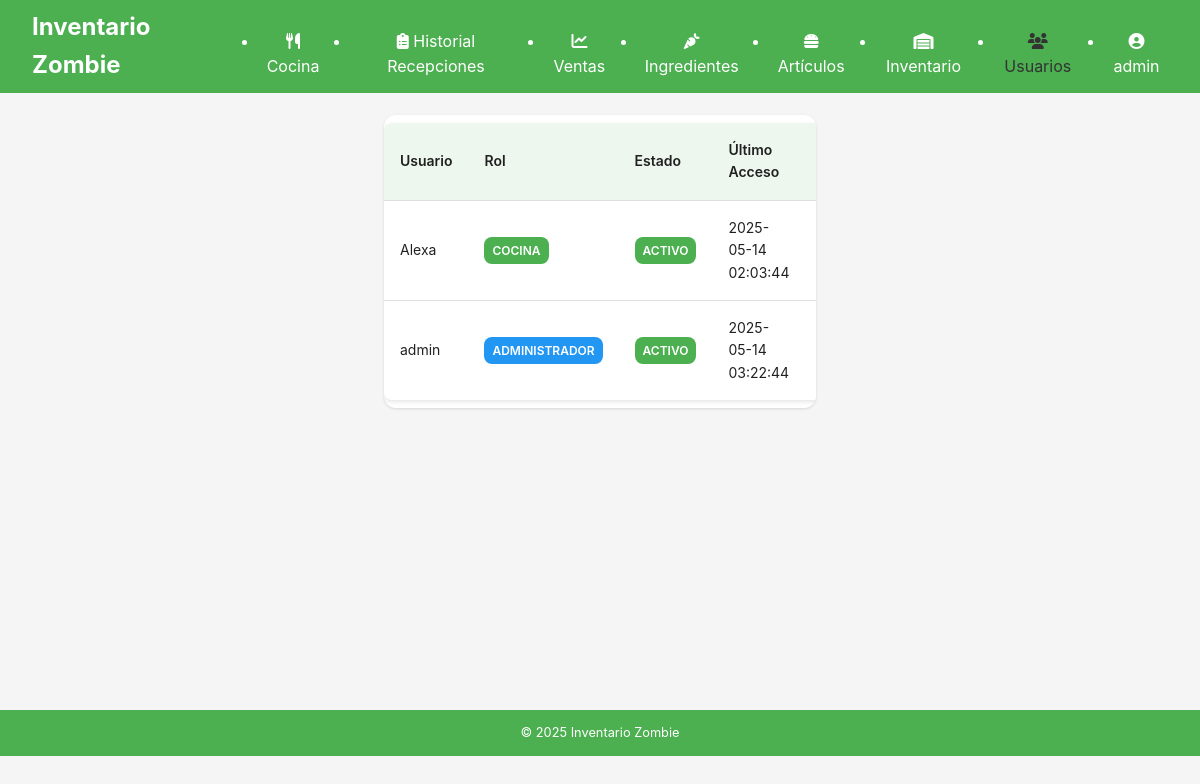
/auth/usuarios (signed in), run on an earlier commit of the app's database.
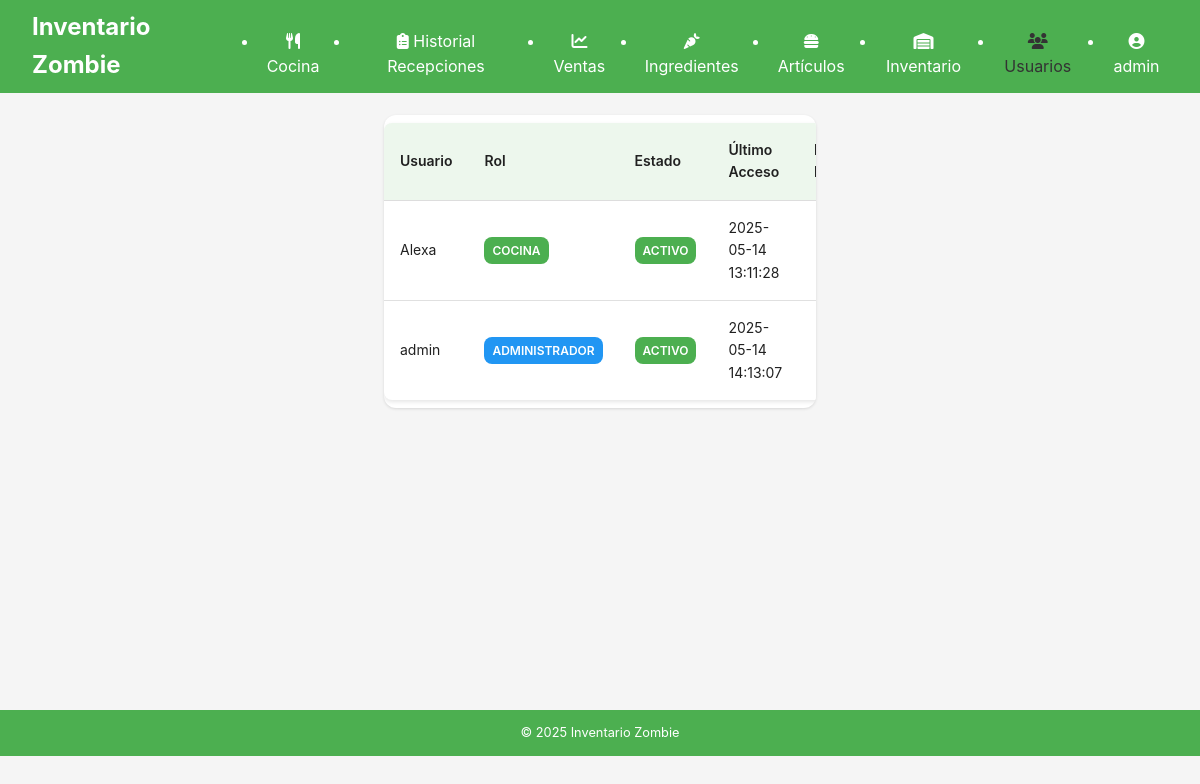
And on a later commit of the database.
### tables this page shows
CREATE TABLE Usuarios (
        id INTEGER PRIMARY KEY AUTOINCREMENT,
        nombre TEXT NOT NULL UNIQUE,
        contrasena_hash TEXT NOT NULL,
        pin TEXT,
        rol TEXT NOT NULL,
        activo BOOLEAN NOT NULL DEFAULT 1,
        fecha_creacion TEXT NOT NULL,
        ultimo_acceso TEXT,
        intentos_fallidos INTEGER DEFAULT 0
    );

### routes/auth.py (the view)
@auth_bp.route('/usuarios')
@login_required
@admin_required
def lista_usuarios():
    conn = get_db_connection()
    usuarios = conn.execute('SELECT * FROM Usuarios ORDER BY nombre').fetchall()
    conn.close()
    return render_template('auth/usuarios.html', usuarios=usuarios)

### app.py (called while the page is built)
@login_manager.user_loader
def load_user(user_id):
    from routes.auth import User
    return User.get_by_id(user_id)

@app.template_global()
def now():
    return datetime.datetime.now()

@app.after_request
def add_cors_headers(response):
    response.headers.add('Access-Control-Allow-Origin', '*')
    response.headers.add('Access-Control-Allow-Headers', 'Content-Type,Authorization')
    response.headers.add('Access-Control-Allow-Methods', 'GET,PUT,POST,DELETE,OPTIONS')
    return response

### database.py (called while the page is built)
def get_db_connection():
    try:
        from flask import current_app
        db_path = current_app.config['DATABASE']
    except RuntimeError:
        import os
        root_dir = os.path.dirname(os.path.dirname(os.path.abspath(__file__)))
        db_path = os.path.join(root_dir, 'instance', 'inventario_zombie.sqlite')
        print(f"Connecting to database at: {db_path}")
    conn = sqlite3.connect(db_path, detect_types=sqlite3.PARSE_DECLTYPES)
    conn.row_factory = sqlite3.Row
    return conn

### routes/auth.py (called while the page is built)
def admin_required(view):
    @functools.wraps(view)
    def wrapped_view(*args, **kwargs):
        if not current_user.is_authenticated or current_user.rol != 'admin':
            flash('No tiene permisos para acceder a esta página.', 'error')
            return redirect(url_for('auth.access_denied'))
        return view(*args, **kwargs)
    return wrapped_view

    @staticmethod
    def get_by_id(user_id):
        conn = get_db_connection()
        user = conn.execute('SELECT * FROM Usuarios WHERE id = ?', (user_id,)).fetchone()
        conn.close()
        if user:
            return User(
                id=user['id'],
                nombre=user['nombre'],
                rol=user['rol'],
                activo=user['activo']
            )
        return None

### templates/auth/usuarios.html (shortened to what this page needs)
{% extends "layout.html" %}
{% block content %}
<div class="users-container">
    <div class="users-header">
        <h2>Gestión de Usuarios</h2>
        <a href="{{ url_for('auth.nuevo_usuario') }}" class="btn btn-new">
        </a>
    </div>
    <div class="users-table-container">
        <table class="users-table">
            <thead>
                <tr>
                    <th>Usuario</th>
                    <th>Rol</th>
                    <th>Estado</th>
                    <th>Último Acceso</th>
                    <th>Intentos Fallidos</th>
                </tr>
            </thead>
            <tbody>
                {% for usuario in usuarios %}
                <tr>
                    <td data-label="Usuario">{{ usuario.nombre }}</td>
                    <td data-label="Rol">
                        {% if usuario.rol == 'admin' %}
                        <span class="badge badge-admin">Administrador</span>
                        {% else %}
                        <span class="badge badge-cocina">Cocina</span>
                        {% endif %}
                    </td>
                    <td data-label="Estado">
                        {% if usuario.activo %}
                        <span class="badge" style="background-color: var(--success-color); color: white;">Activo</span>
                        {% else %}
                        <span class="badge badge-inactive">Inactivo</span>
                        {% endif %}
                    </td>
                    <td data-label="Último Acceso">{{ usuario.ultimo_acceso if usuario.ultimo_acceso else 'Nunca' }}</td>
                    <td data-label="Intentos Fallidos" class="login-attempts">
                    </td>
                </tr>
                {% endfor %}
            </tbody>
        </table>
    </div>
</div>
{% endblock %}

### templates/layout.html (shortened to what this page needs)
<!DOCTYPE html>
<html lang="es">
<head>
    <link rel="stylesheet" href="{{ url_for('static', filename='css/main.css') }}">
    <link rel="stylesheet" href="https://cdnjs.cloudflare.com/ajax/libs/font-awesome/6.1.1/css/all.min.css">
</head>
<body>
    <header>
        <nav>
            <div class="logo">
                <a href="{{ url_for('index') }}">Inventario Zombie</a>
            </div>
            <ul class="nav-links">
                {% if current_user.is_authenticated %}
                    {% if current_user.rol == 'admin' %}
                        <li><a href="{{ url_for('recepciones_web.formulario') }}"><i class="fas fa-utensils"></i> Cocina</a></li>
                        <li><a href="{{ url_for('recepciones_web.historial') }}"><i class="fas fa-clipboard-list"></i> Historial Recepciones</a></li>
                        <li><a href="{{ url_for('ventas_web.lista') }}"><i class="fas fa-chart-line"></i> Ventas</a></li>
                        <li><a href="{{ url_for('ingredientes_web.index') }}"><i class="fas fa-carrot"></i> Ingredientes</a></li>
                        <li><a href="{{ url_for('articulos_web.index') }}"><i class="fas fa-hamburger"></i> Artículos</a></li>
                        <li><a href="{{ url_for('inventario_web.dashboard') }}"><i class="fas fa-warehouse"></i> Inventario</a></li>
                        <li><a href="{{ url_for('auth.lista_usuarios') }}"><i class="fas fa-users"></i> Usuarios</a></li>
                    {% elif current_user.rol == 'cocina' %}
                        <li><a href="{{ url_for('recepciones_web.formulario') }}"><i class="fas fa-utensils"></i> Recepción</a></li>
                        <li><a href="{{ url_for('recepciones_web.historial') }}"><i class="fas fa-clipboard-list"></i> Historial</a></li>
                    {% endif %}
                    <li class="user-menu">
                        <a href="#"><i class="fas fa-user-circle"></i> {{ current_user.nombre }}</a>
                    </li>
                {% else %}
                    <li><a href="{{ url_for('auth.login') }}"><i class="fas fa-sign-in-alt"></i> Iniciar Sesión</a></li>
                {% endif %}
            </ul>
        </nav>
    </header>
    <main class="container">
        {% block content %}{% endblock %}
    </main>
    <footer>
        <p>&copy; {{ now().year }} Inventario Zombie</p>
    </footer>
</body>
</html>

### static/css/main.css (style rules this page uses)
:root { --primary-color: #2c3e50; --secondary-color: #3498db; --accent-color: #e74c3c; --background-color: #ecf0f1; --text-color: #333; --light-text: #fff; --success-color: #2ecc71; --warning-color: #f39c12; --error-color: #e74c3c; --info-color: #3498db; }
* { margin: 0; padding: 0; box-sizing: border-box; }
body { font-family: 'Segoe UI', Tahoma, Geneva, Verdana, sans-serif; line-height: 1.6; color: var(--text-color); background-color: var(--background-color); }
.container { width: 95%; margin: 0 auto; padding: 10px; }
header { background-color: var(--primary-color); color: var(--light-text); padding: 0.5rem 0; position: fixed; top: 0; width: 100%; z-index: 1000; }
nav { display: flex; justify-content: space-between; align-items: center; padding: 0 1rem; }
.logo a { color: var(--light-text); text-decoration: none; font-size: 1.2rem; font-weight: bold; }
.nav-links { position: fixed; top: 0; right: -100%; width: 70%; height: 100vh; background-color: var(--primary-color); flex-direction: column; justify-content: flex-start; align-items: center; padding-top: 60px; transition: right 0.3s ease; z-index: 900; }
.nav-links li { margin: 1rem 0; width: 100%; text-align: center; }
.nav-links a { color: var(--light-text); text-decoration: none; font-size: 1.1rem; display: block; padding: 0.5rem 0; transition: background-color 0.3s; }
.nav-links a:hover, .nav-links a.active { background-color: var(--secondary-color); }
main { margin-top: 60px; min-height: calc(100vh - 110px); padding: 1rem 0; }
.btn { display: inline-block; background-color: var(--secondary-color); color: var(--light-text); padding: 0.5rem 1rem; border-radius: 4px; text-decoration: none; margin-top: 0.5rem; transition: background-color 0.3s; text-align: center; border: none; cursor: pointer; font-size: 0.9rem; }
table { width: 100%; border-collapse: collapse; margin: 0.5rem 0; background-color: white; border-radius: 8px; overflow: hidden; box-shadow: 0 2px 4px rgba(0, 0, 0, 0.1); }
th, td { padding: 0.7rem; text-align: left; border-bottom: 1px solid #ddd; font-size: 0.9rem; }
th { background-color: var(--primary-color); color: var(--light-text); }
footer { background-color: var(--primary-color); color: var(--light-text); text-align: center; padding: 0.8rem 0; font-size: 0.8rem; }
@media screen and (min-width: 768px) { .container { width: 90%; padding: 20px; } }
@media screen and (min-width: 768px) { nav { padding: 0 2rem; } }
@media screen and (min-width: 768px) { .logo a { font-size: 1.5rem; } }
@media screen and (min-width: 768px) { .nav-links { position: static; width: auto; height: auto; background-color: transparent; display: flex; flex-direction: row; padding-top: 0; } }
@media screen and (min-width: 768px) { .nav-links li { margin-left: 1.5rem; margin-bottom: 0; width: auto; } }
@media screen and (min-width: 768px) { .nav-links a { font-size: 1rem; padding: 0; } }
@media screen and (min-width: 768px) { .nav-links a:hover, .nav-links a.active { background-color: transparent; color: var(--secondary-color); } }
@media screen and (min-width: 768px) { main { margin-top: 70px; padding: 2rem 0; } }
@media screen and (min-width: 768px) { th, td { padding: 1rem; font-size: 1rem; } }

### templates/layout.html (style rules this page uses)
.user-menu { position: relative; }

What changed in the data, as far as the page shows it:
changed Usuarios "admin": ultimo_acceso "2025-05-14 03:22:44" → "2025-05-14 14:13:07"
changed Usuarios "Alexa": ultimo_acceso "2025-05-14 02:03:44" → "2025-05-14 13:11:28"
